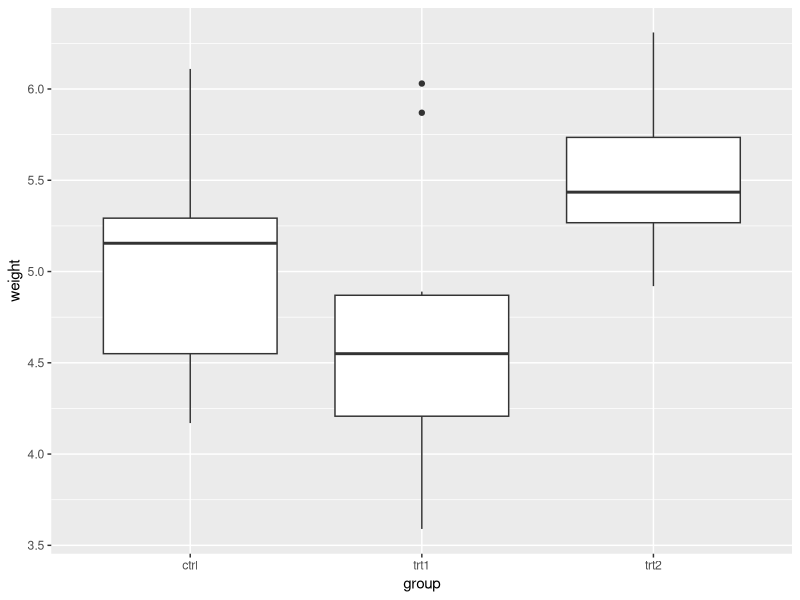
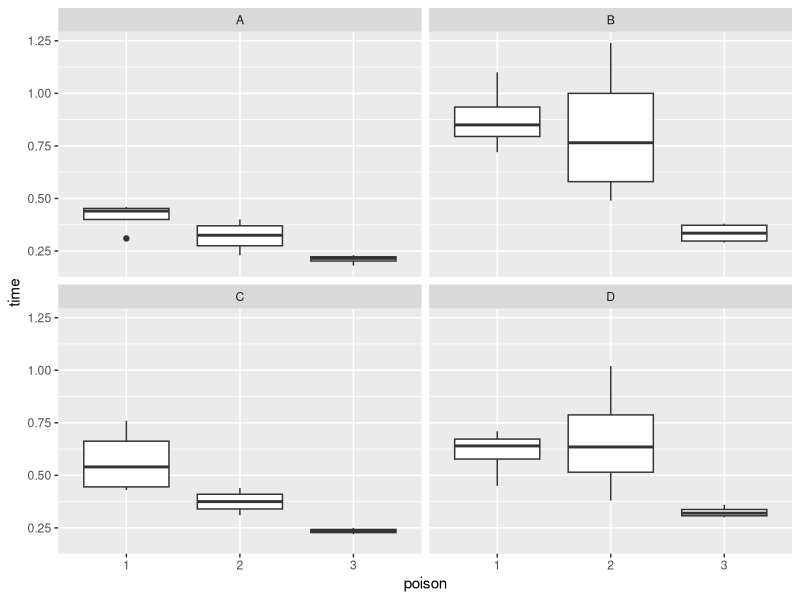
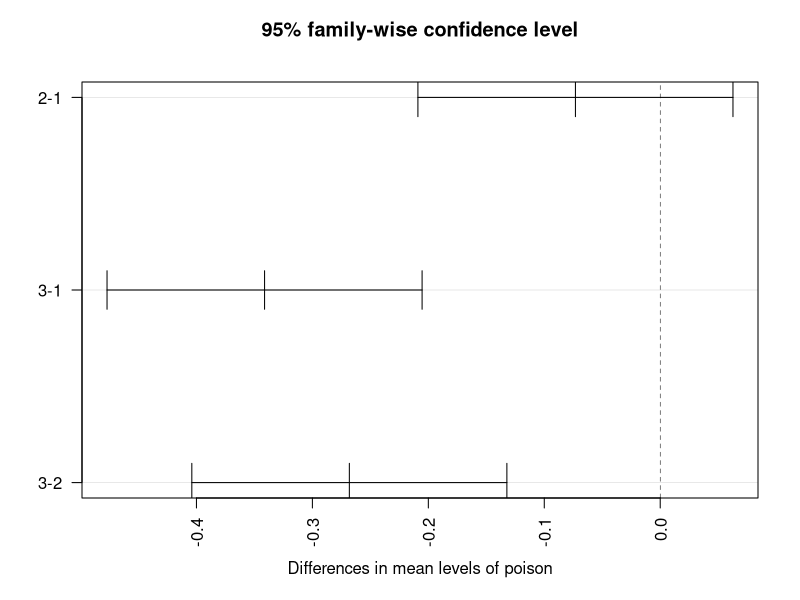
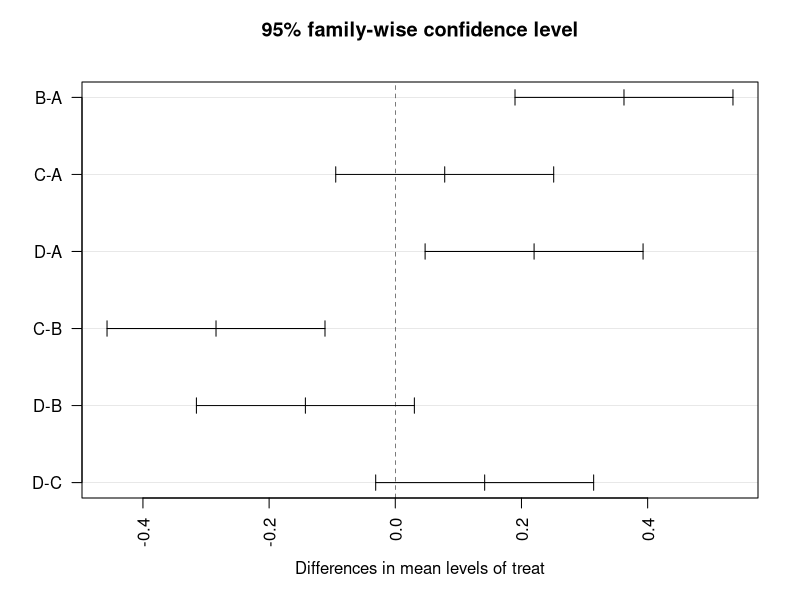

The R script that drew these images, in order:
## ---- chunk 1
library(dplyr)
library(ggplot2)
library(boot)
## ---- chunk 2
df=PlantGrowth
summary(df)
head(df,5)
## ---- chunk 3
df %>%
  group_by(group) %>%
  summarise(mean=mean(weight))
## ---- chunk 4
ggplot(df, aes(x=group, y=weight)) + 
  geom_boxplot()
## ---- chunk 5
ans <-aov(weight~group,data=df)
summary.aov(ans)

## ---- chunk 6
TukeyHSD(ans)
## ---- chunk 7
df2=poisons
df2$poison=as.factor(df2$poison)
df2$treat=as.factor(df2$treat)
## ---- chunk 8
df2 %>%
  group_by(poison,treat) %>%
  summarise(mean=mean(time))

## ---- chunk 9
ggplot(df2, aes(x=poison, y=time)) + 
  geom_boxplot()+facet_wrap(df2$treat)
## ---- chunk 10
ans2 <-aov(time~poison+treat,data=df2)
summary.aov(ans2)

## ---- chunk 11
TukeyHSD(ans2)
plot(TukeyHSD(ans2,conf.level = 0.95),las = 2)
## ---- chunk 12
Sys.info()
Sys.time()
Sys.Date()
